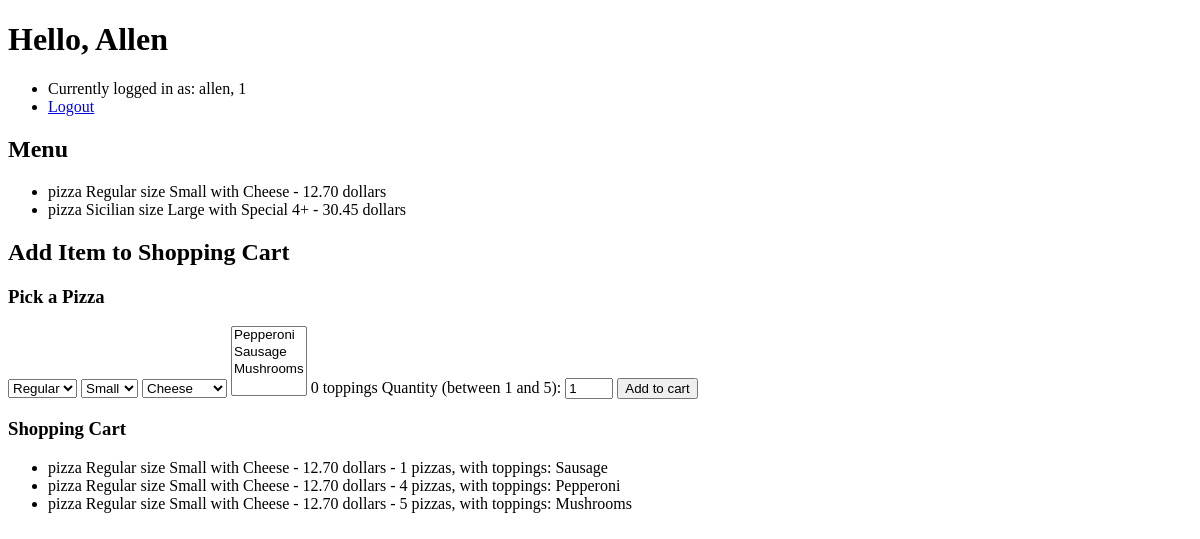
Page / (signed in) on the earlier database version.
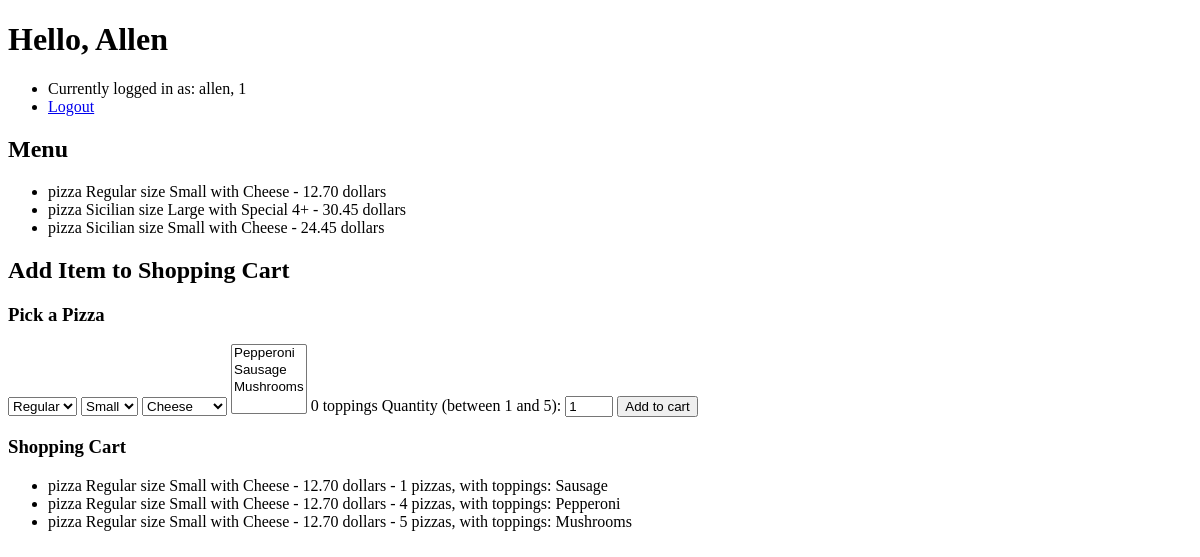
Same page on the later database version.
### orders/models.py (models this page shows)
class Pizza(models.Model):
    name = models.ForeignKey(Pizza_name, on_delete=models.CASCADE)
    size = models.ForeignKey(Pizza_size, on_delete=models.CASCADE)
    combo = models.ForeignKey(Pizza_topping_combo, on_delete=models.CASCADE)
    price = models.DecimalField(max_digits=5,decimal_places=2)
    def __str__(self):
        return f"pizza {self.name} size {self.size} with {self.combo} - {self.price} dollars"

class Pizza_name(models.Model):
    name = models.CharField(max_length=64)
    def __str__(self):
        return f"{self.name}"

class Pizza_size(models.Model):
    size = models.CharField(max_length=64)
    def __str__(self):
        return f"{self.size}"

class Pizza_topping_combo(models.Model):
    combo = models.CharField(max_length=64)
    count = models.IntegerField()
    def __str__(self):
        return f"{self.combo}"

class Pizza_order_item(models.Model):
    pizza = models.ForeignKey(Pizza, on_delete=models.CASCADE, blank=True, )
    toppings = models.ManyToManyField(Pizza_topping, blank=True)
    count = models.IntegerField()
    order = models.ForeignKey(Order, on_delete=models.CASCADE, related_name="pizzas")
    def __str__(self):
        return f"{self.pizza} - {self.count} pizzas, with toppings: " + ", ".join([a.topping for a in self.toppings.all()]) #

class Pizza_topping(models.Model):
    topping = models.CharField(max_length=64)
    def __str__(self):
        return f"{self.topping}"

### orders/views.py (the view)
# urls.py: path("", views.index, name="index"), # Links to Login page and Register page, if signed in - redirect to user page
def index(request):
    if not request.user.is_authenticated:
        return render(request, "orders/index.html", {"message": None})
    context = {
        "pizzas": Pizza.objects.all(),
        "pizza_names": Pizza_name.objects.all(),
        "pizza_sizes": Pizza_size.objects.all(),
        "pizza_topping_combos": Pizza_topping_combo.objects.all(),
        "pizza_toppings": Pizza_topping.objects.all(),
        "cart": Order.objects.filter(user=request.user, status=1),
        "user": request.user
    }
    return render(request, "orders/user.html", context)

### orders/models.py (called while the page is built)
    def __str__(self):
        return f"{self.name}"

    def __str__(self):
        return f"#{self.id}, NAME: {self.user}, STATUS: {self.status}, ADDRESS: {self.address}"

### orders/templates/orders/user.html (shortened to what this page needs)
{% extends "orders/base.html" %}
{% block body %}
    <h1>Hello, {{ user.first_name }}</h1>
    <ul>
        <li>Currently logged in as: {{ user.username}}, {{ user.id }}</li>
        <li><a href="{% url 'logout' %}">Logout</a></li>
    </ul>
    <h2>Menu</h2>
    <ul>
        {% for pizza in pizzas %}
        <li>
            {{ pizza }}
        </li>
        {% endfor %}
    </ul>
    <h2>Add Item to Shopping Cart</h2>
    {% if pizzas %}
        <h3>Pick a Pizza</h3>
        <form id="pizza_form" action="{% url 'cart' %}" method="post">
            <select id="pizza_name" name="pizza_name">
                {% for pizza_name in pizza_names %}
                    <option value="{{ pizza_name.id }}">{{ pizza_name }}</option>
                {% endfor %}
            </select>
            <select id="pizza_size" name="pizza_size">
                {% for pizza_size in pizza_sizes %}
                    <option value="{{ pizza_size.id }}">{{ pizza_size }}</option>
                {% endfor %}
            </select>
            <select id="pizza_topping_combo" name="pizza_topping_combo">
                {% for pizza_topping_combo in pizza_topping_combos %}
                    <option value="{{ pizza_topping_combo.id}}">{{ pizza_topping_combo }}</option>
                {% endfor %}
            </select>
            <select id="pizza_toppings" name="pizza_toppings" multiple>
                {% for pizza_topping in pizza_toppings %}
                    <option value="{{ pizza_topping.id }}">{{ pizza_topping }}</option>
                {% endfor %}
            </select>
            <span id="pizza_topping_combo_selected">0 toppings</span>
            <label for="count">Quantity (between 1 and 5):</label>
            <input type="number" id="quantity" name="count" min="1" max="5" value="1">
            <input type="submit" value="Add to cart"/>
        </form>
    {% endif %}
    {% if cart %}
        <h3>Shopping Cart</h3>
        <ul>
            {% for unit in cart %}
                {% for pizza in unit.pizzas.all %}
                    <li>{{ pizza }}</li>
                {% endfor %}
            {% endfor %}
        </ul>
    {% endif %}
{% endblock %}

Differences in the rows shown:
added Pizza: name+size+combo "pizza Sicilian size Small with Cheese - 24.45 dollars"
